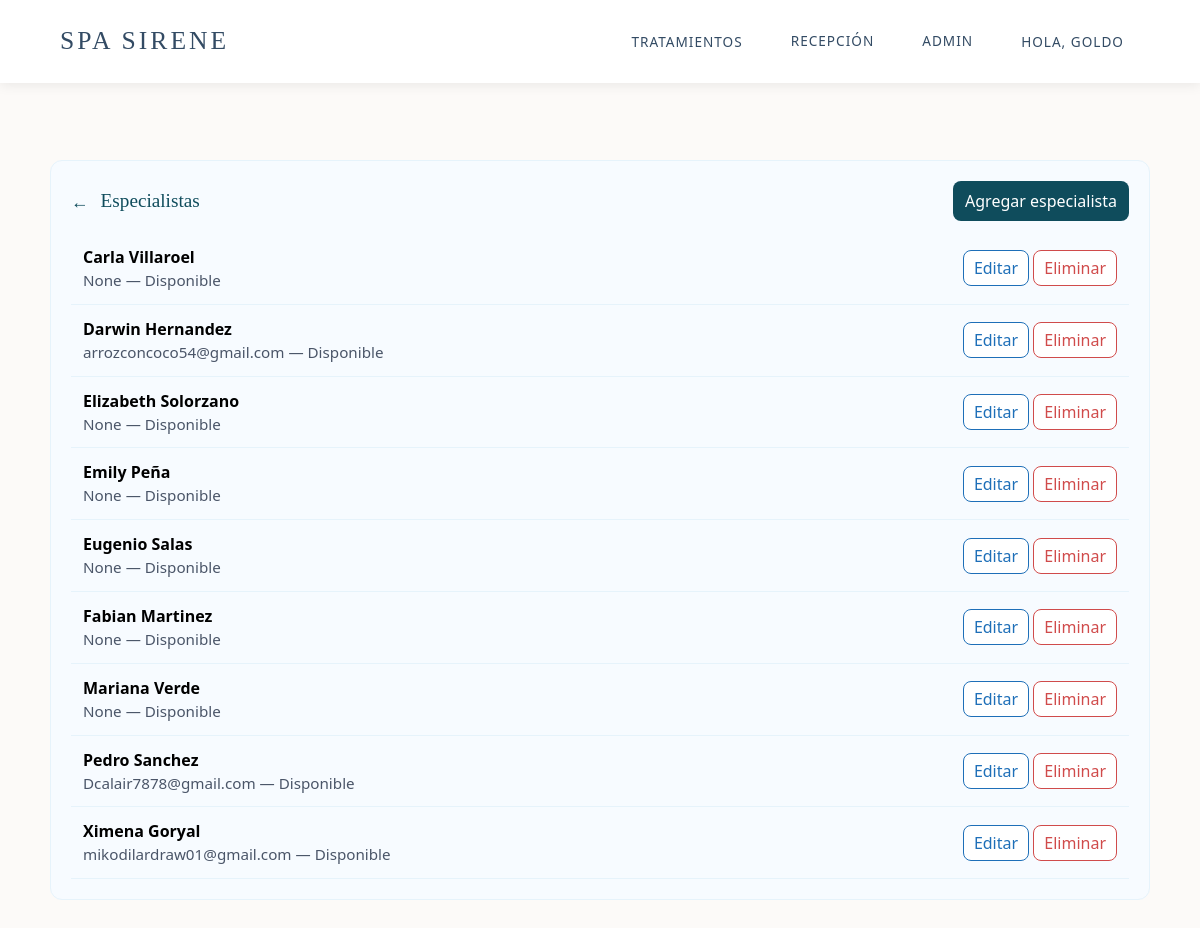
The page /spa/admin-panel/specialists/ (signed in) on the database its author committed.
### coffee/models.py (models this page shows, shortened)
class Specialist(models.Model):
    name = models.CharField(max_length=255)
    available = models.BooleanField(default=True)
    email = models.EmailField(null=True, blank=True)
    class Meta:
        verbose_name = 'Specialist'
        verbose_name_plural = 'Specialists'

### coffee/views.py (the view)
# urls.py: path('admin-panel/specialists/', views.admin_specialists_list, name='admin_specialists_list'),
@login_required
@group_required('AdminSuperior')
def admin_specialists_list(request):
    specialists = Specialist.objects.all().order_by('name')
    return render(request, 'admin/specialists_list.html', {'specialists': specialists})

### coffee/context_processors.py (called while the page is built)
def role_flags(request):
    user = getattr(request, 'user', None)
    is_receptionist = False
    is_admin_superior = False
    try:
        if user and user.is_authenticated:
            if user.is_superuser or user.is_staff:
                is_receptionist = user.is_superuser or ('receptionist' in [g.lower() for g in user.groups.values_list('name', flat=True)])
                is_admin_superior = True
            else:
                groups = [g.lower() for g in user.groups.values_list('name', flat=True)]
                is_receptionist = 'receptionist' in groups or 'recepcionista' in groups
                is_admin_superior = 'adminsuperior' in groups or 'admin_superior' in groups
    except Exception:
        pass
    return {'is_receptionist': is_receptionist, 'is_admin_superior': is_admin_superior}

### coffee/views.py (called while the page is built)
def in_group(user, group_name):
    if not user or not user.is_authenticated:
        return False
    if user.is_superuser:
        return True
    return user.groups.filter(name=group_name).exists()

def group_required(group_name):
    return user_passes_test(lambda u: in_group(u, group_name))

### coffee/templates/admin/specialists_list.html
{% extends 'base.html' %}
{% block content %}
<div class="admin-card">
    <div class="admin-header">
        <div style="display:flex;align-items:center;">
            <a class="back-link" href="{% url 'admin_dashboard' %}">←</a>
            <h2 class="admin-title" style="font-size:1.2rem;">Especialistas</h2>
        </div>
        <div class="admin-actions">
            <a class="btn-primary" href="{% url 'admin_specialist_create' %}">Agregar especialista</a>
        </div>
    </div>
    <div>
    {% for s in specialists %}
        <div class="admin-list-row" style="align-items:center;gap:12px;">
            <div style="display:flex;gap:12px;align-items:center;">
                <div>
                    <strong>{{ s.name }}</strong>
                    <div class="admin-subtle">{{ s.email }} — {% if s.available %}Disponible{% else %}No disponible{% endif %}</div>
                </div>
            </div>
            <div>
                <a class="btn-outline" href="{% url 'admin_specialist_edit' s.id %}">Editar</a>
                <a class="btn-danger" href="{% url 'admin_specialist_delete' s.id %}">Eliminar</a>
            </div>
        </div>
    {% empty %}
        <div>No hay especialistas.</div>
    {% endfor %}
    </div>
</div>
{% endblock %}

### coffee/templates/base.html (shortened to what this page needs)
<!doctype html>
<html lang="es">
{% load static %}
<head>
    <link rel="stylesheet" href="{% static 'css/styles.css' %}">
    <script src="https://cdn.tailwindcss.com"></script>
</head>
<body>
    <nav class="nav-sirene">
        <a href="{% url 'index' %}" class="brand">SPA SIRENE</a>
        <div class="nav-links">
            <div class="nav-item has-dropdown">
                <a href="{% url 'home' %}" class="nav-link">Tratamientos</a>
            </div>
            {% if user.is_authenticated %}
                {% if is_receptionist %}
                    <a href="{% url 'reception_dashboard' %}" class="nav-link">Recepción</a>
                {% endif %}
                {% if is_admin_superior %}
                    <a href="{% url 'admin_dashboard' %}" class="nav-link">Admin</a>
                {% endif %}
                <div class="nav-item has-dropdown">
                    <a class="nav-link">Hola, {{ user.first_name|default:user.username }}</a>
                </div>
            {% else %}
                <a href="{% url 'login' %}" class="nav-link">Login</a>
                <a href="{% url 'register' %}" class="nav-button">Registro</a>
            {% endif %}
        </div>
    </nav>
    <main>
        {% block content %}{% endblock %}
    </main>
</body>
</html>

### static/css/styles.css (style rules this page uses)
* { margin: 0; padding: 0; box-sizing: border-box; font-family: 'Segoe UI', sans-serif; }
body { min-height: 100vh; overflow-x: hidden; background-color: #fff; }
.admin-card { max-width: 1100px; margin: 60px auto; padding: 20px; background: #f7fbff; border-radius: 12px; border: 1px solid #e6f3fb; }
.admin-header { display:flex;align-items:center;justify-content:space-between;gap:12px;margin-bottom:12px; }
.admin-title { color:#0f4c5c;font-family:'Playfair Display', serif;font-size:1.6rem;margin:0; }
.admin-actions a { margin-left:8px; }
.btn-primary { background:#0f4c5c;color:white;padding:8px 12px;border-radius:8px;text-decoration:none;display:inline-block }
.btn-outline { background:#fff;border:1px solid #1e6fb8;color:#1e6fb8;padding:6px 10px;border-radius:8px;text-decoration:none }
.btn-danger { background:#fff;border:1px solid #d04b4b;color:#d04b4b;padding:6px 10px;border-radius:8px;text-decoration:none }
.back-link { text-decoration:none;color:#0f4c5c;font-size:1.1rem;margin-right:12px }
.admin-list-row { padding:12px;border-bottom:1px solid #e6f3fb;display:flex;justify-content:space-between;align-items:center }
.admin-subtle { color:#4a5568;font-size:0.95rem }

### coffee/templates/base.html (style rules this page uses)
:root { --rain-boots: #334B64; --blanco: #ffffff; --text-soft: #4b5563; }
* { box-sizing: border-box; margin: 0; padding: 0; }
html, body { margin: 0; padding: 0; width: 100%; min-height: 100vh; background-color: #fcfaf8; font-family: 'Poppins', sans-serif; }
body:not(:has(.full-hero)) { padding-top: 100px; }
.nav-sirene { position: absolute; top: 0; left: 0; width: 100%; background: var(--blanco); padding: 1.2rem 5%; display: flex; justify-content: space-between; align-items: center; box-shadow: 0 2px 12px rgba(0,0,0,0.08); z-index: 1000; }
.brand { font-family: 'Playfair Display', serif; font-size: 1.6rem; letter-spacing: 3px; text-decoration: none; color: var(--rain-boots); text-transform: uppercase; }
.nav-links { display: flex; gap: 1rem; align-items: center; flex-wrap: wrap; }
.nav-link, .nav-button { text-decoration: none; color: var(--rain-boots); font-size: 0.85rem; font-weight: 500; letter-spacing: 1px; text-transform: uppercase; padding: 0.75rem 1rem; border-radius: 999px; }
.nav-item { position: relative; }
.has-dropdown > .nav-link { cursor: pointer; }
main { width: 100%; display: block; }

### rows shown on the page
Specialist: name "Carla Villaroel", email "None", available "Disponible"
Specialist: name "Darwin Hernandez", email "arrozconcoco54@gmail.com", available "Disponible"
Specialist: name "Elizabeth Solorzano", email "None", available "Disponible"
Specialist: name "Emily Peña", email "None", available "Disponible"
Specialist: name "Eugenio Salas", email "None", available "Disponible"
Specialist: name "Fabian Martinez", email "None", available "Disponible"
Specialist: name "Mariana Verde", email "None", available "Disponible"
Specialist: name "Pedro Sanchez", email "Dcalair7878@gmail.com", available "Disponible"
Specialist: name "Ximena Goryal", email "mikodilardraw01@gmail.com", available "Disponible"

### other values the page prints
{{ user.first_name|default:user.username }} "GOLDO"
